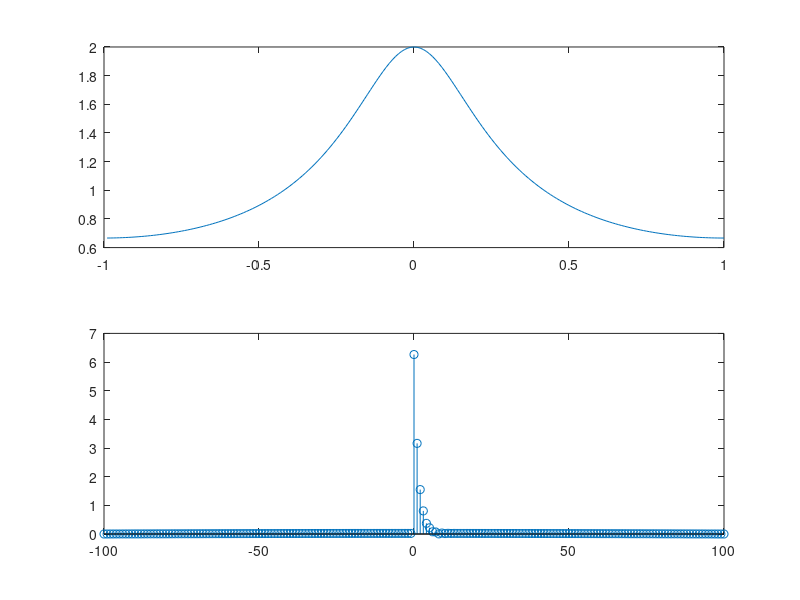

Reproduce this figure in MATLAB.
clc                     
clear all;              
close all;              

n=-100:1:100;           
step_size=0.01*pi;     
omega_x=-pi:0.01*pi:pi; 
omega_x(1)=[];          

for ii=1:length(omega_x)
    x_omega(ii)=(1)/(1-0.5*exp(-1j*omega_x(ii))); 
end

subplot(2,1,1)          
plot(omega_x/pi, abs(x_omega)) 
for ii=1:length(n)
    temp_x=x_omega.*exp(1j*omega_x*n(ii)); 
    x_n(ii)=(step_size/2)*(temp_x(1)+2*sum(temp_x(2:end-1))+temp_x(end)); 
end

subplot(2,1,2)          
stem(n, abs(x_n))
